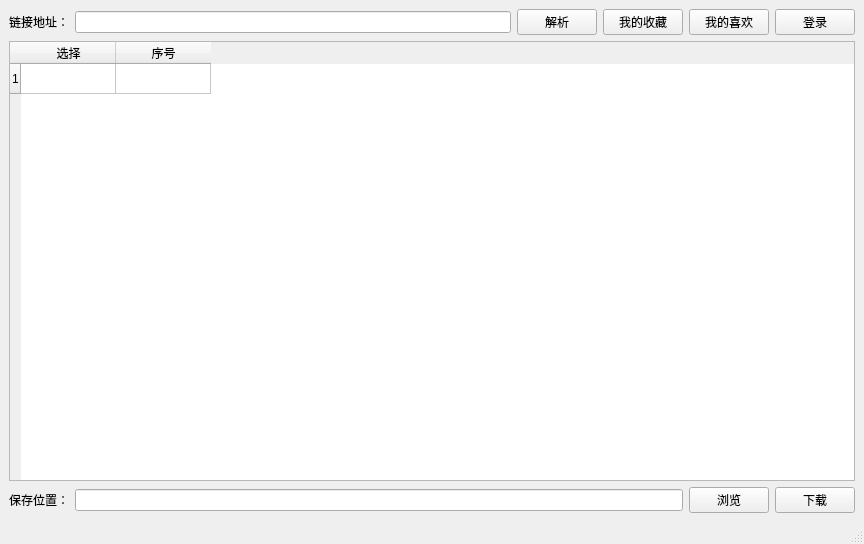
<?xml version="1.0" encoding="UTF-8"?>
<ui version="4.0">
 <class>MainWindow</class>
 <widget class="QMainWindow" name="MainWindow">
  <property name="geometry">
   <rect>
    <x>0</x>
    <y>0</y>
    <width>864</width>
    <height>544</height>
   </rect>
  </property>
  <property name="windowTitle">
   <string>抖音视频下载器</string>
  </property>
  <widget class="QWidget" name="centralwidget">
   <layout class="QVBoxLayout" name="verticalLayout">
    <item>
     <layout class="QHBoxLayout" name="horizontalLayout" stretch="0,2,1,0,0,0">
      <item>
       <widget class="QLabel" name="URL">
        <property name="text">
         <string>链接地址：</string>
        </property>
       </widget>
      </item>
      <item>
       <widget class="QLineEdit" name="url_input"/>
      </item>
      <item>
       <widget class="QPushButton" name="btn_resolution">
        <property name="sizePolicy">
         <sizepolicy hsizetype="Fixed" vsizetype="Fixed">
          <horstretch>0</horstretch>
          <verstretch>0</verstretch>
         </sizepolicy>
        </property>
        <property name="text">
         <string>解析</string>
        </property>
       </widget>
      </item>
      <item>
       <widget class="QPushButton" name="btn_favorites">
        <property name="text">
         <string>我的收藏</string>
        </property>
       </widget>
      </item>
      <item>
       <widget class="QPushButton" name="btn_likes">
        <property name="text">
         <string>我的喜欢</string>
        </property>
       </widget>
      </item>
      <item>
       <widget class="QPushButton" name="btn_login">
        <property name="text">
         <string>登录</string>
        </property>
       </widget>
      </item>
     </layout>
    </item>
    <item>
     <layout class="QHBoxLayout" name="horizontalLayout_3">
      <item>
       <widget class="QTableWidget" name="table_widget">
        <property name="maximumSize">
         <size>
          <width>2000</width>
          <height>500</height>
         </size>
        </property>
        <property name="rowCount">
         <number>1</number>
        </property>
        <property name="columnCount">
         <number>2</number>
        </property>
        <attribute name="horizontalHeaderCascadingSectionResizes">
         <bool>false</bool>
        </attribute>
        <attribute name="horizontalHeaderDefaultSectionSize">
         <number>95</number>
        </attribute>
        <attribute name="horizontalHeaderHighlightSections">
         <bool>true</bool>
        </attribute>
        <row/>
        <column>
         <property name="text">
          <string>选择</string>
         </property>
        </column>
        <column>
         <property name="text">
          <string>序号</string>
         </property>
        </column>
       </widget>
      </item>
     </layout>
    </item>
    <item>
     <layout class="QHBoxLayout" name="horizontalLayout_2">
      <item>
       <widget class="QLabel" name="label">
        <property name="text">
         <string>保存位置：</string>
        </property>
       </widget>
      </item>
      <item>
       <widget class="QLineEdit" name="save_directory"/>
      </item>
      <item>
       <widget class="QPushButton" name="btn_select_file">
        <property name="text">
         <string>浏览</string>
        </property>
       </widget>
      </item>
      <item>
       <widget class="QPushButton" name="btn_download">
        <property name="sizePolicy">
         <sizepolicy hsizetype="Minimum" vsizetype="Fixed">
          <horstretch>0</horstretch>
          <verstretch>0</verstretch>
         </sizepolicy>
        </property>
        <property name="text">
         <string>下载</string>
        </property>
       </widget>
      </item>
     </layout>
    </item>
   </layout>
  </widget>
  <widget class="QStatusBar" name="statusbar"/>
 </widget>
 <resources/>
 <connections/>
</ui>
